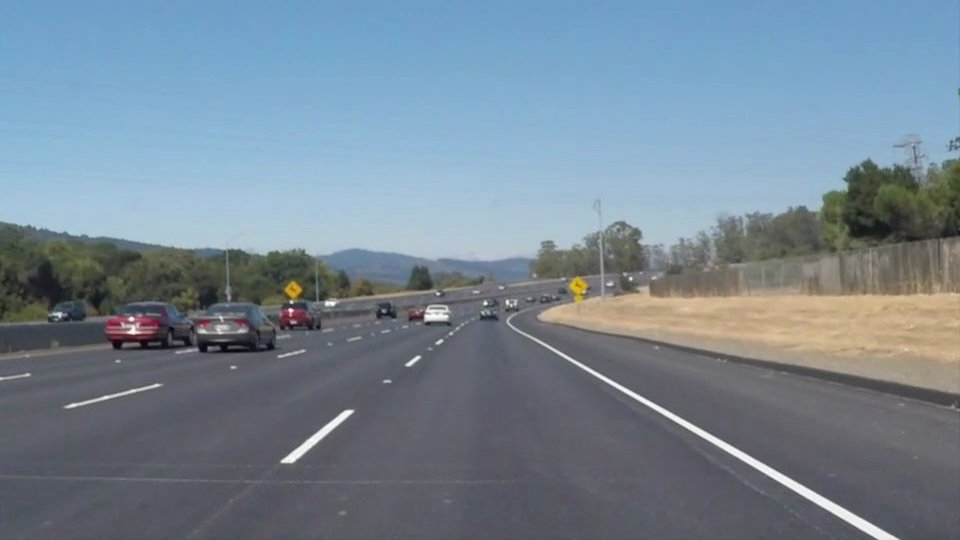
#> input picture workshop1_lane_detection/images/solidWhiteCurve.jpg, 960 x 540 px
$ python -i pipeline_solution.py   (imports and definitions only)
#> lines starting #> are read from the running program, lines starting #| are printed output that depends on the picture; after the words box and inside, x2 and y2 are one past the last pixel; in counts of white or black regions, pixels touching at a corner belong together
import numpy as np
import cv2
from math import *
import matplotlib.pyplot as plt

# blur and canny parameters
BLUR_KERNEL_SIZE = 5
CANNY_LOW_THRESHOLD = 50
CANNY_HIGH_THRESHOLD = 150


# the hough transaform parameters
H_RHO = 1 # distance resolution in pixels of the Hough grid
H_THETA = np.pi/90 # angular resolution in radians of the Hough grid
H_THRESHOLD = 15     # minimum number of votes (intersections in Hough grid cell)
H_MIN_LINE_LENGTH = 30 #minimum number of pixels making up a line
H_MAX_LINE_GAP = 100    # maximum gap in pixels between connectable line segments

# mask coordinates
MASK_CUT_Y_TOP = 0.5
MASK_CUT_X_TOP_LEFT = 0.45
MASK_CUT_X_TOP_RIGHT = 0.45
MASK_CUT_X_BOTTOM_LEFT = 0
MASK_CUT_X_BOTTOM_RIGHT = 1

MIN_ABS_LINE_SLOPE = 0.2

LANE_CUT = 0.6

MOVING_AVG_FRAMES = 15

lane_lines_history = []

def get_line_func(x1, y1, x2, y2):
	m = (y2 - y1)  / (x2 - x1)
	b1 = y1 - m * x1
	return m, b1

# calculates the x for a linear function
def get_x(m, b, y):
	if m == inf or b == inf:  return 0
	return int((y-b) / m)

def line_length(x1, y1, x2, y2):
	return sqrt((x1 - x2)**2 + (y1-y2)**2)

# filters the lines returned by the hough transform
# 1, returns lines in a map, grouped by positive/negative slope
# 2, draws the lines on the image
def filter_lines(lines, img):

	img_with_lines = np.array(img)
	line_map = {True  : [], False : []}
	for line in lines:
		for (x1, y1, x2, y2) in line:
			m, b = get_line_func(x1, y1, x2, y2)
			# filtering by slope
			if (abs(m) < MIN_ABS_LINE_SLOPE) : continue

			# grouping the lines by slope
			line_map[m > 0].append((m, b, x1, y1, x2, y2))

	# filtering the outliers
	line_map[False] = filter_m_b_tuples(line_map[False])
	line_map[True] = filter_m_b_tuples(line_map[True])

	#drawing the lines
	for m, b, x1, y1, x2, y2 in line_map[True]:
		cv2.line(img_with_lines, (int(x1), int(y1)), (int(x2), int(y2)), (255,165,0), 2)
	#drawing the lines
	for m, b, x1, y1, x2, y2 in line_map[False]:
		cv2.line(img_with_lines, (int(x1), int(y1)), (int(x2), int(y2)), (255, 0, 255), 2)


	return line_map, img_with_lines

# filters the outliers from the list of (m, b) list
def filter_m_b_tuples(mb_tuple_list):
	if len(mb_tuple_list) == 0 : return mb_tuple_list

	filtered = np.array(mb_tuple_list)

	mean = np.mean(filtered, axis=0)
	std = np.std(filtered, axis=0)

	top_limit = mean + std * 1
	bottom_limit = mean - std * 1

	filtered = filtered[filtered[:,0] > bottom_limit[0] ]
	filtered = filtered[filtered[:,0] < top_limit[0] ]
	filtered = filtered[filtered[:,1] > bottom_limit[1] ]
	filtered = filtered[filtered[:,1] < top_limit[1] ]

	return [tuple(x) for x in np.asarray(filtered)]


# 1, calculating the avarage lines (post/neg)from the filtered line map, one for each slope direction
# 2, makes a moving-average smoothing
def get_lane_lines(line_map, avg_frames = 1):
	final_slopes = {}

	#calculating the average for the current frame lines
	for direction in line_map:
		# this is when there is no data for the current frame
		# in this case we are getting the last frame slope from the history
		if len(line_map[direction]) == 0:
			final_slopes[direction] = lane_lines_history[-1][direction]
			continue

		m_sum = 0
		b_sum = 0
		for m, b, x1, y2, x2, y2 in line_map[direction]:
			m_sum += m
			b_sum += b
		final_slopes[direction] = (m_sum / len(line_map[direction]), b_sum / len(line_map[direction]))

	lane_lines_history.append(final_slopes)

	# calculating the m and b moving avgs both for positive and negative directions
	avg_map = {True : [], False : []}
	for f in lane_lines_history[-avg_frames:]:
		m,b = f[True]
		if m != inf and m != -inf:
			avg_map[True].append(f[True])

		m,b = f[False]
		if m != inf and m != -inf:
			avg_map[False].append(f[False])


	# if there are no candidates (can happen when there is a lot of noise on consecutive frames)
	if len(avg_map[True]) > 0:
		pos_mean = np.mean(np.array(avg_map[True]), axis = 0)
	else:
		pos_mean = (1,0)

	if len(avg_map[False]) > 0:
		neg_mean = np.mean(np.array(avg_map[False]), axis = 0)
	else:
		neg_mean = (1,0)


	return_map = {
		True : (pos_mean[0], pos_mean[1]),
		False : (neg_mean[0], neg_mean[1])
	}


	return return_map

def pipeline(img):
	H = img.shape[0]
	W = img.shape[1]

	## blur and canny edges
	blur_gray = cv2.cvtColor(img,cv2.COLOR_RGB2GRAY)
	blur_gray = cv2.GaussianBlur(blur_gray, (BLUR_KERNEL_SIZE, BLUR_KERNEL_SIZE), 0)
	edges = cv2.Canny(blur_gray, CANNY_LOW_THRESHOLD, CANNY_HIGH_THRESHOLD)
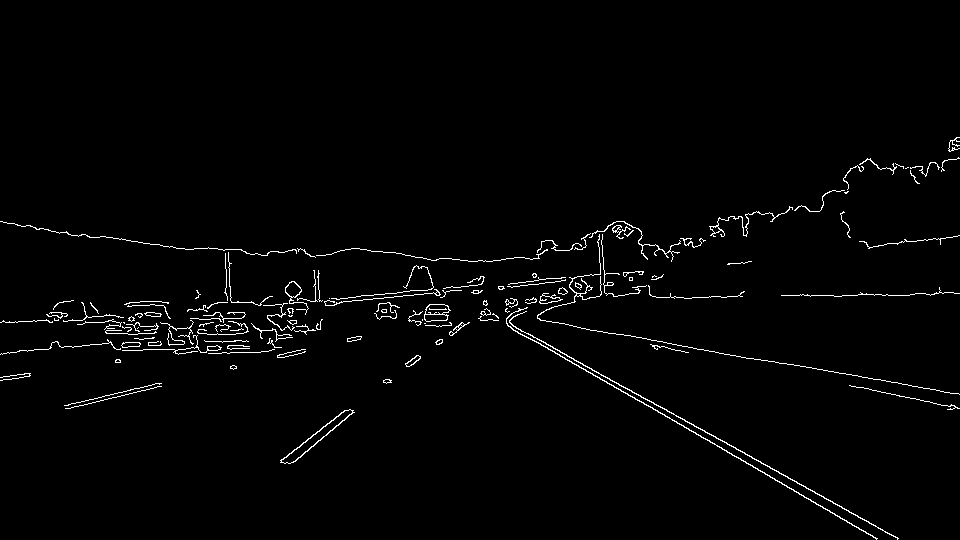
#> edges: shape (540, 960); 1.7% white in thin lines or dots, all inside (x1, y1, x2, y2) = (0, 137, 960, 540)

	## masking
	mask_vertices = np.array([[
		(int(W * MASK_CUT_X_TOP_LEFT), int(H * MASK_CUT_Y_TOP)),
		(int(W * MASK_CUT_X_TOP_RIGHT), int(H * MASK_CUT_Y_TOP)),
		(int(W * MASK_CUT_X_BOTTOM_RIGHT) , int(H)),
		(int(W * MASK_CUT_X_BOTTOM_LEFT), int(H))]])
	mask = np.zeros_like(edges)
	mask = cv2.fillPoly(mask, mask_vertices, 255)
	masked_edges = cv2.bitwise_and(edges, mask)
#> masked_edges: shape (540, 960); 0.44% white in thin lines or dots, all inside (x1, y1, x2, y2) = (280, 272, 899, 540)

	## getting the lines with a hough-transform
	lines = cv2.HoughLinesP(masked_edges, H_RHO, H_THETA, H_THRESHOLD, np.array([]),
	                            H_MIN_LINE_LENGTH, H_MAX_LINE_GAP)
#> lines = 33 rows, first 6: [431, 281, 877, 538], [429, 275, 632, 392], [293, 462, 486, 300], [767, 465, 869, 523], [649, 400, 718, 439], [724, 441, 824, 498]

	# 2 lists for the lines.
	# grouping them by slope direction (positive / negative)
	line_map, img_with_lines = filter_lines(lines, img)
#> the loop in filter_lines, `for line in lines:` made 33 passes
#> line on passes 1 to 8: [[431, 281, 877, 538]], [[429, 275, 632, 392]], [[293, 462, 486, 300]], [[767, 465, 869, 523]], [[649, 400, 718, 439]], [[724, 441, 824, 498]], [[280, 460, 484, 301]], [[283, 459, 416, 355]]
#> in filter_m_b_tuples, `filtered = np.array(mb_tuple_list)`: filtered = [[-0.839, 707.9, 293, 462, 486, 300], [-0.779, 678.2, 280, 460, 484, 301], [-0.782, 680.3, 283, 459, 416, 355], [-0.842, 711.3, 391, 382, 486, 302], [-0.784, 688.4, 336, 425, 484, 309], [-0.286, 438.7, 299, 353, 484, 300], [-0.782, 680.8, 280, 462, 486, 301]]
#> in filter_m_b_tuples, `mean = np.mean(filtered, axis=0)`: mean = [-0.728, 655.1, 308.9, 429, 475.1, 309.7]
#> in filter_m_b_tuples, `std = np.std(filtered, axis=0)`: std = [0.182, 89.23, 38.11, 41.47, 24.16, 18.71]
#> in filter_m_b_tuples, `top_limit = mean + std * 1`: top_limit = [-0.546, 744.3, 347, 470.5, 499.3, 328.4]
#> in filter_m_b_tuples, `bottom_limit = mean - std * 1`: bottom_limit = [-0.91, 565.9, 270.7, 387.5, 451, 291]
#> in filter_m_b_tuples, `filtered = filtered[filtered[:,0] < top_limit[0] ]`: filtered = [[-0.839, 707.9, 293, 462, 486, 300], [-0.779, 678.2, 280, 460, 484, 301], [-0.782, 680.3, 283, 459, 416, 355], [-0.842, 711.3, 391, 382, 486, 302], [-0.784, 688.4, 336, 425, 484, 309], [-0.782, 680.8, 280, 462, 486, 301]]
#> in filter_m_b_tuples (call 2), `filtered = np.array(mb_tuple_list)`: filtered = 14 rows, first 6: [0.576, 32.64, 431, 281, 877, 538], [0.576, 27.74, 429, 275, 632, 392], [0.569, 28.86, 767, 465, 869, 523], [0.565, 33.17, 649, 400, 718, 439], [0.57, 28.32, 724, 441, 824, 498], [0.573, 30.57, 430, 277, 601, 375]
#> in filter_m_b_tuples (call 2), `filtered = filtered[filtered[:,0] < top_limit[0] ]`: filtered = 13 rows, first 6: [0.576, 32.64, 431, 281, 877, 538], [0.576, 27.74, 429, 275, 632, 392], [0.569, 28.86, 767, 465, 869, 523], [0.565, 33.17, 649, 400, 718, 439], [0.57, 28.32, 724, 441, 824, 498], [0.573, 30.57, 430, 277, 601, 375]
#> the loop in filter_lines, `for m, b, x1, y1, x2, y2 in line_map[True]:` made 13 passes
#> after the loop in filter_lines, `for m, b, x1, y1, x2, y2 in line_map[True]:`:
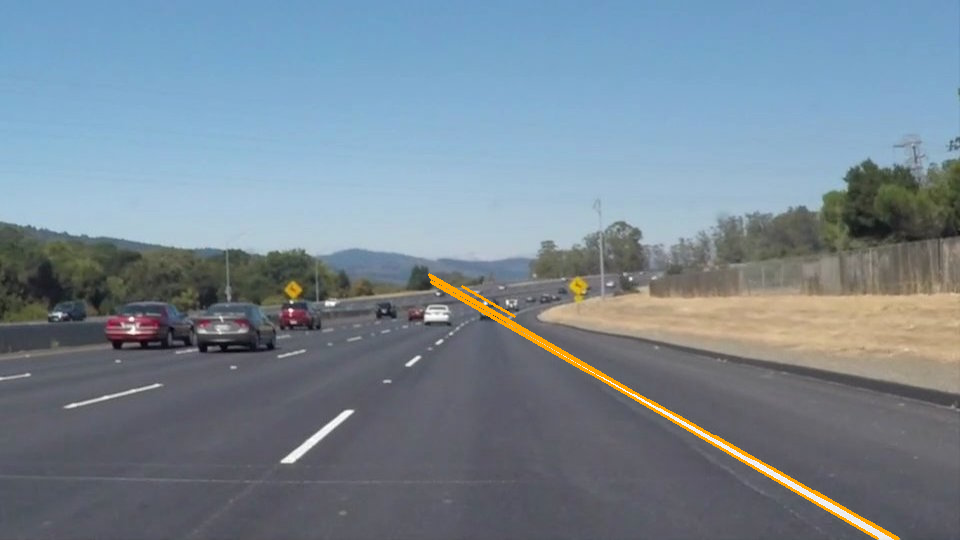
#> img_with_lines: shape (540, 960, 3); mean R, G, B 119.4, 134.6, 147
#> the loop in filter_lines, `for m, b, x1, y1, x2, y2 in line_map[False]:` made 6 passes
#> after the loop in filter_lines, `for m, b, x1, y1, x2, y2 in line_map[False]:`:
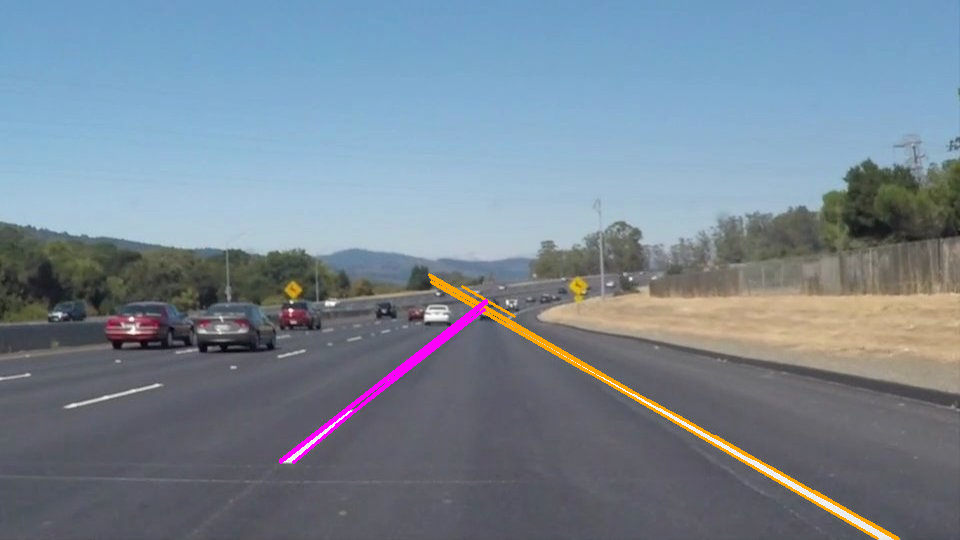
#> img_with_lines: shape (540, 960, 3); 0.44% of pixels changed, all inside (x1, y1, x2, y2) = (279, 299, 488, 464)
#> line_map = 2 items

	# drawing the mask vertices on the image
	cv2.line(img_with_lines, tuple(mask_vertices[0,0]), tuple(mask_vertices[0,3]), (0, 0, 200), 2)
	cv2.line(img_with_lines, tuple(mask_vertices[0,1]), tuple(mask_vertices[0,2]), (0, 0, 200), 2)

	## calculating the average slope, for both directions

	# calcutaing the line without moving avg
	final_lines_1 = get_lane_lines(line_map, avg_frames = 1)
#> the loop in get_lane_lines, `for direction in line_map:` made 2 passes
#> after the loop in get_lane_lines, `for direction in line_map:`: final_slopes = {True: (0.574, 27.06), False: (-0.801, 691.2)}
#> the loop in get_lane_lines, `for f in lane_lines_history[-avg_frames:]:` made 1 pass
#> f on pass 1: {True: (0.574, 27.06), False: (-0.801, 691.2)}
#> final_lines_1 = {True: (0.574, 27.06), False: (-0.801, 691.2)}
	final_image_1 = np.array(img)
	for dir in final_lines_1:
		m, b = final_lines_1[dir]
		cv2.line(final_image_1, (get_x(m, b, int(H * LANE_CUT)), int(H * LANE_CUT)), (get_x(m, b, H), H), (0, 255, 0), 3)
#> this loop made 2 passes
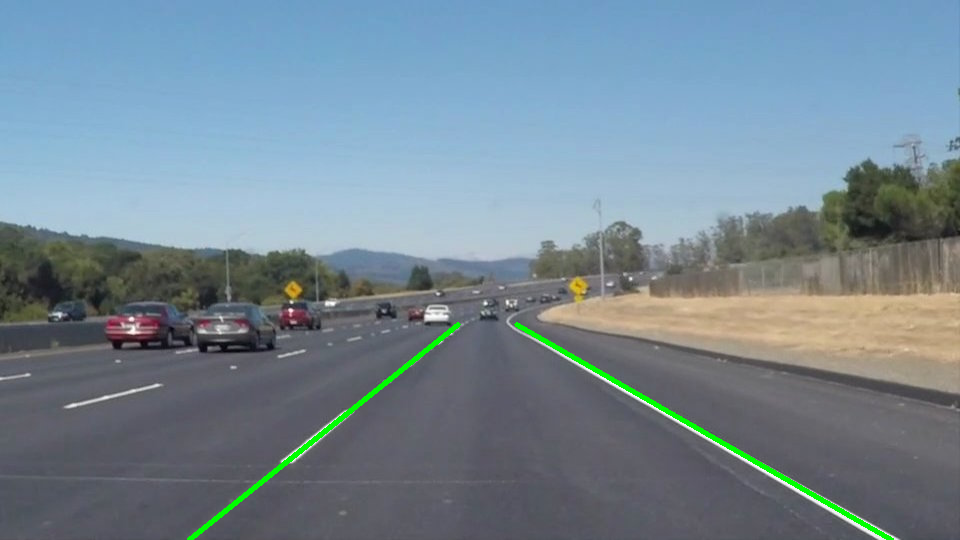
#> final_image_1: shape (540, 960, 3); mean R, G, B 117.3, 135.2, 146.8

	# calculating the lane, with moving avg
	final_lines_moving = get_lane_lines(line_map, avg_frames = MOVING_AVG_FRAMES)
#> the loop in get_lane_lines (call 2), `for direction in line_map:` made 2 passes
#> the loop in get_lane_lines (call 2), `for f in lane_lines_history[-avg_frames:]:` made 2 passes
#> final_lines_moving = {True: (0.574, 27.06), False: (-0.801, 691.2)}

	m_left, b_left = final_lines_moving[True]
#> m_left = 0.574; b_left = 27.06
	m_right, b_right = final_lines_moving[False]
#> m_right = -0.801; b_right = 691.2

	lane_cover_coords = np.array([[
		(get_x(m_left, b_left, int(H * LANE_CUT)), int(H * LANE_CUT)),
		(get_x(m_left, b_left, H), H),
		(get_x(m_right, b_right, H), H),
		(get_x(m_right, b_right, int(H * LANE_CUT)), int(H * LANE_CUT)),
	]])
#> lane_cover_coords = [[516, 324], [892, 540], [188, 540], [458, 324]]

	lane_cover = cv2.fillPoly(np.zeros_like(img), lane_cover_coords, (255, 105, 180))
	final_image_moving = cv2.addWeighted(img, 1, lane_cover, 0.5, 0)
	#cv2.line(final_image_moving, (get_x(m, b, int(H * LANE_CUT)), int(H * LANE_CUT)), (get_x(m, b, H), H), (0, 255, 0), 3)


	# putting together the frame

	rgb_masked_edges = np.dstack((masked_edges, masked_edges, masked_edges))

	left = np.concatenate((img_with_lines, rgb_masked_edges), axis = 0 )
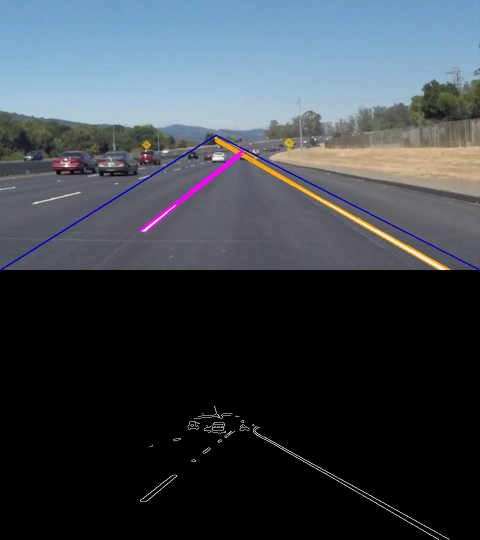
#> left: shape (1080, 960, 3) (shown at 1/2 size); mean R, G, B 60.2, 67.3, 74.6
	right = np.concatenate((final_image_1, final_image_moving), axis = 0)
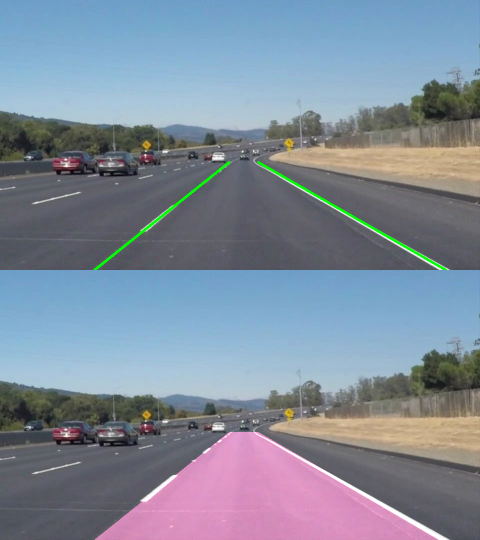
#> right: shape (1080, 960, 3) (shown at 1/2 size); mean R, G, B 127.8, 138.9, 154.4

	out = np.concatenate((left, right), axis = 1)
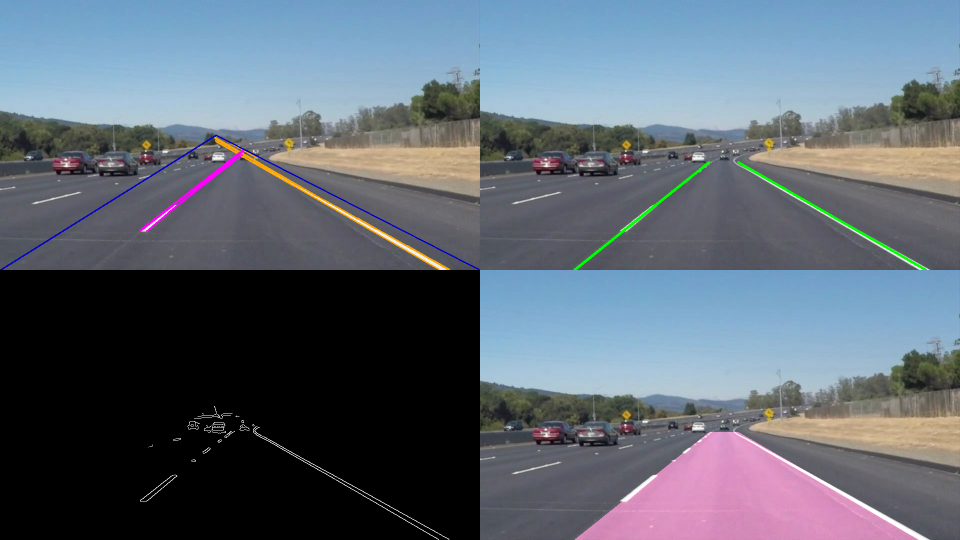
#> out: shape (1080, 1920, 3) (shown at 1/2 size); mean R, G, B 94, 103.1, 114.5

	return out

>>> import cv2
>>> picture = cv2.cvtColor(cv2.imread('images/solidWhiteCurve.jpg'), cv2.COLOR_BGR2RGB)
>>> result = pipeline(picture)
